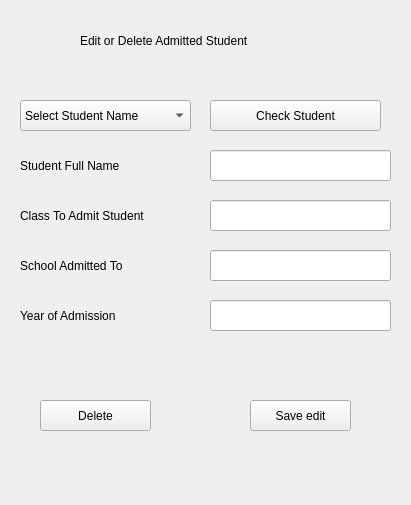
<?xml version="1.0" encoding="UTF-8"?>
<ui version="4.0">
 <class>MainWindow</class>
 <widget class="QMainWindow" name="MainWindow">
  <property name="geometry">
   <rect>
    <x>0</x>
    <y>0</y>
    <width>411</width>
    <height>505</height>
   </rect>
  </property>
  <property name="windowTitle">
   <string>MainWindow</string>
  </property>
  <property name="styleSheet">
   <string notr="true">font: 75 10pt &quot;Segoe UI&quot;;</string>
  </property>
  <widget class="QWidget" name="centralwidget">
   <widget class="QPushButton" name="pushButton_6">
    <property name="geometry">
     <rect>
      <x>250</x>
      <y>400</y>
      <width>101</width>
      <height>31</height>
     </rect>
    </property>
    <property name="text">
     <string>Save edit</string>
    </property>
   </widget>
   <widget class="QLabel" name="label_2">
    <property name="geometry">
     <rect>
      <x>20</x>
      <y>200</y>
      <width>181</width>
      <height>31</height>
     </rect>
    </property>
    <property name="text">
     <string>Class To Admit Student</string>
    </property>
   </widget>
   <widget class="QLabel" name="label_36">
    <property name="geometry">
     <rect>
      <x>20</x>
      <y>250</y>
      <width>161</width>
      <height>31</height>
     </rect>
    </property>
    <property name="text">
     <string>School Admitted To</string>
    </property>
   </widget>
   <widget class="QComboBox" name="comboBox_3">
    <property name="geometry">
     <rect>
      <x>20</x>
      <y>100</y>
      <width>171</width>
      <height>31</height>
     </rect>
    </property>
    <item>
     <property name="text">
      <string>Select Student Name</string>
     </property>
    </item>
   </widget>
   <widget class="QLabel" name="label">
    <property name="geometry">
     <rect>
      <x>20</x>
      <y>150</y>
      <width>171</width>
      <height>31</height>
     </rect>
    </property>
    <property name="text">
     <string>Student Full Name</string>
    </property>
   </widget>
   <widget class="QLineEdit" name="lineEdit_3">
    <property name="geometry">
     <rect>
      <x>210</x>
      <y>150</y>
      <width>181</width>
      <height>31</height>
     </rect>
    </property>
   </widget>
   <widget class="QPushButton" name="pushButton_7">
    <property name="geometry">
     <rect>
      <x>40</x>
      <y>400</y>
      <width>111</width>
      <height>31</height>
     </rect>
    </property>
    <property name="text">
     <string>Delete</string>
    </property>
   </widget>
   <widget class="QLabel" name="label_37">
    <property name="geometry">
     <rect>
      <x>20</x>
      <y>300</y>
      <width>141</width>
      <height>31</height>
     </rect>
    </property>
    <property name="text">
     <string>Year of Admission</string>
    </property>
   </widget>
   <widget class="QPushButton" name="pushButton_4">
    <property name="geometry">
     <rect>
      <x>210</x>
      <y>100</y>
      <width>171</width>
      <height>31</height>
     </rect>
    </property>
    <property name="text">
     <string>Check Student</string>
    </property>
   </widget>
   <widget class="QLabel" name="label_3">
    <property name="geometry">
     <rect>
      <x>80</x>
      <y>20</y>
      <width>261</width>
      <height>41</height>
     </rect>
    </property>
    <property name="text">
     <string>Edit or Delete Admitted Student</string>
    </property>
   </widget>
   <widget class="QLineEdit" name="lineEdit_4">
    <property name="geometry">
     <rect>
      <x>210</x>
      <y>200</y>
      <width>181</width>
      <height>31</height>
     </rect>
    </property>
   </widget>
   <widget class="QLineEdit" name="lineEdit_5">
    <property name="geometry">
     <rect>
      <x>210</x>
      <y>250</y>
      <width>181</width>
      <height>31</height>
     </rect>
    </property>
   </widget>
   <widget class="QLineEdit" name="lineEdit_6">
    <property name="geometry">
     <rect>
      <x>210</x>
      <y>300</y>
      <width>181</width>
      <height>31</height>
     </rect>
    </property>
   </widget>
  </widget>
 </widget>
 <resources/>
 <connections/>
</ui>
